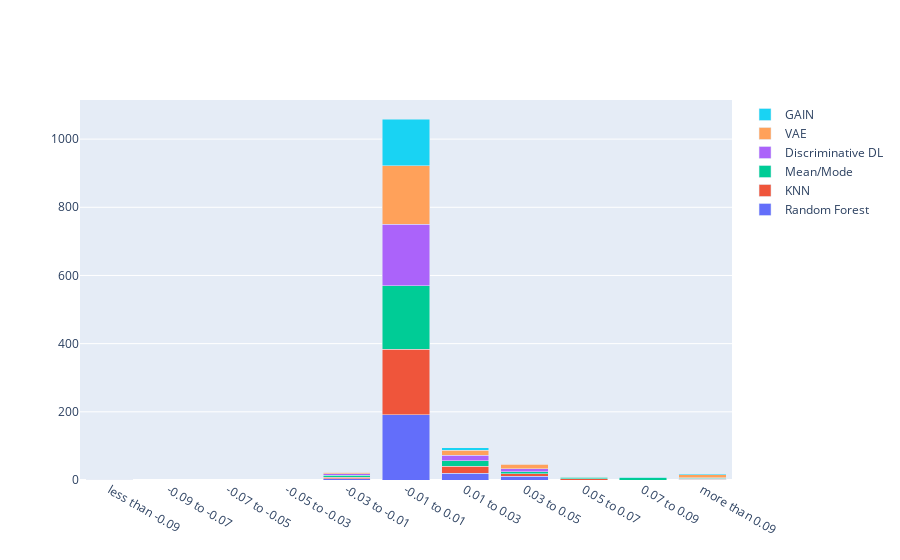

The code cell stored with this chart in its notebook:
### Code cell
quantiles = ['less than -0.09', '-0.09 to -0.07', '-0.07 to -0.05', '-0.05 to -0.03','-0.03 to -0.01', '-0.01 to 0.01', '0.01 to 0.03', '0.03 to 0.05', '0.05 to 0.07', '0.07 to 0.09', 'more than 0.09']

fig = go.Figure(data=[
    go.Bar(name='Random Forest', x=quantiles, y=forest_freq),
    go.Bar(name='KNN', x=quantiles, y=knn_freq),
    go.Bar(name='Mean/Mode', x=quantiles, y=mode_freq),
    go.Bar(name='Discriminative DL', x=quantiles, y=dl_freq),
    go.Bar(name='VAE', x=quantiles, y=vae_freq),
    go.Bar(name='GAIN', x=quantiles, y=gain_freq)
])
# Change the bar mode
fig.update_layout(barmode='stack')
fig.show()
fig.write_image("regression_performance_difference_baseline_to_imputed_per_method.pdf")

### Figure 1 — Plotly figure (JSON) as saved in the notebook; plotly's stock layout.template omitted (floating-point values rounded to 4 significant figures)
{"data": [{"name": "Random Forest", "type": "bar", "x": ["less than -0.09", "-0.09 to -0.07", "-0.07 to -0.05", "-0.05 to -0.03", "-0.03 to -0.01", "-0.01 to 0.01", "0.01 to 0.03", "0.03 to 0.05", "0.05 to 0.07", "0.07 to 0.09", "more than 0.09"], "y": [0, 0, 0, 0, 4, 192, 20, 11, 0, 0, 1]}, {"name": "KNN", "type": "bar", "x": ["less than -0.09", "-0.09 to -0.07", "-0.07 to -0.05", "-0.05 to -0.03", "-0.03 to -0.01", "-0.01 to 0.01", "0.01 to 0.03", "0.03 to 0.05", "0.05 to 0.07", "0.07 to 0.09", "more than 0.09"], "y": [0, 0, 0, 0, 4, 192, 21, 7, 3, 0, 1]}, {"name": "Mean/Mode", "type": "bar", "x": ["less than -0.09", "-0.09 to -0.07", "-0.07 to -0.05", "-0.05 to -0.03", "-0.03 to -0.01", "-0.01 to 0.01", "0.01 to 0.03", "0.03 to 0.05", "0.05 to 0.07", "0.07 to 0.09", "more than 0.09"], "y": [0, 0, 0, 0, 6, 186, 16, 6, 5, 6, 3]}, {"name": "Discriminative DL", "type": "bar", "x": ["less than -0.09", "-0.09 to -0.07", "-0.07 to -0.05", "-0.05 to -0.03", "-0.03 to -0.01", "-0.01 to 0.01", "0.01 to 0.03", "0.03 to 0.05", "0.05 to 0.07", "0.07 to 0.09", "more than 0.09"], "y": [0, 0, 0, 0, 5, 180, 16, 9, 1, 0, 1]}, {"name": "VAE", "type": "bar", "x": ["less than -0.09", "-0.09 to -0.07", "-0.07 to -0.05", "-0.05 to -0.03", "-0.03 to -0.01", "-0.01 to 0.01", "0.01 to 0.03", "0.03 to 0.05", "0.05 to 0.07", "0.07 to 0.09", "more than 0.09"], "y": [1, 0, 0, 0, 4, 172, 15, 13, 1, 1, 9]}, {"name": "GAIN", "type": "bar", "x": ["less than -0.09", "-0.09 to -0.07", "-0.07 to -0.05", "-0.05 to -0.03", "-0.03 to -0.01", "-0.01 to 0.01", "0.01 to 0.03", "0.03 to 0.05", "0.05 to 0.07", "0.07 to 0.09", "more than 0.09"], "y": [0, 0, 0, 0, 0, 137, 6, 2, 0, 1, 4]}], "layout": {"barmode": "stack"}}
